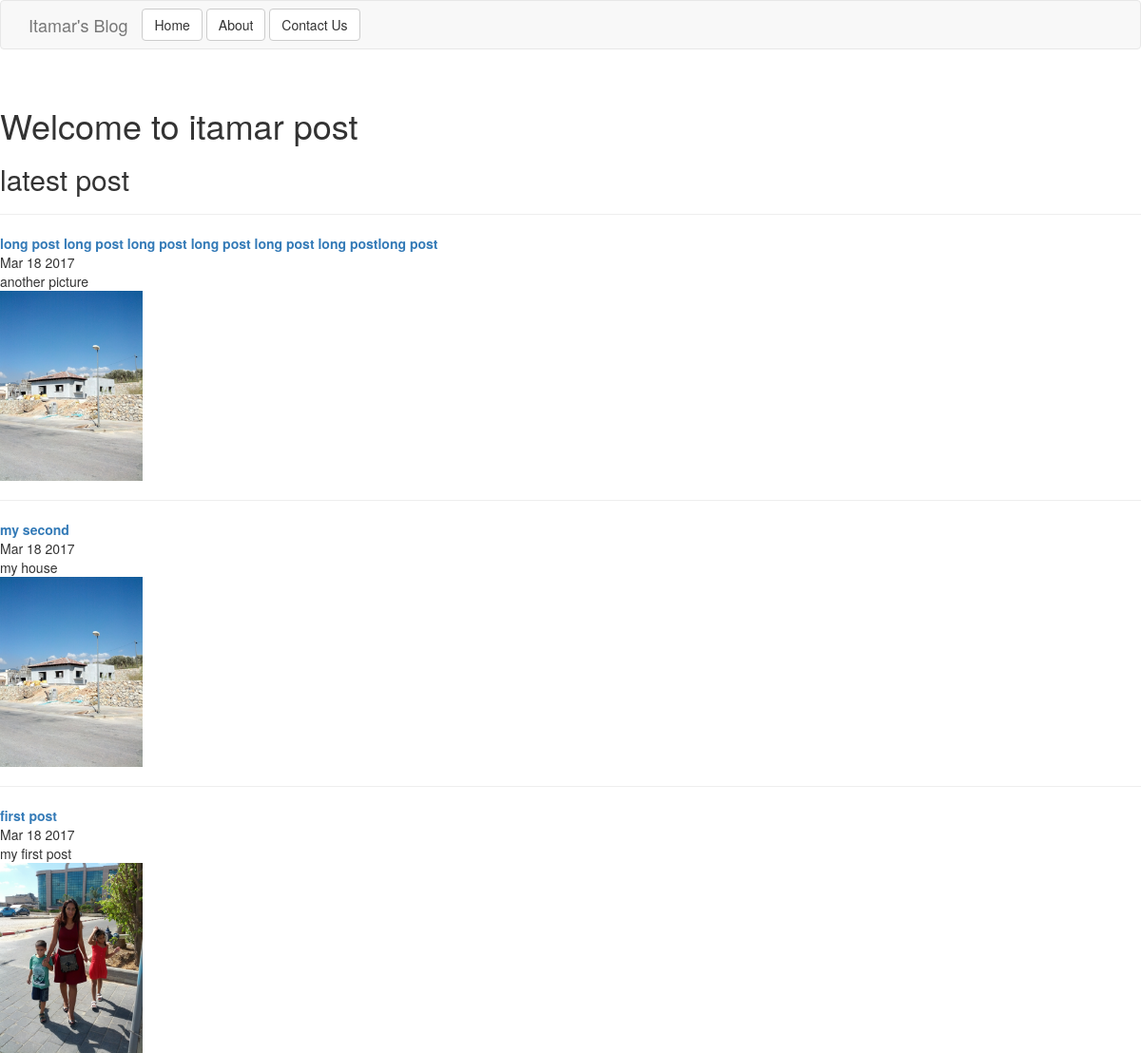
The page / on the database its author committed.
### posts/models.py (models this page shows, shortened)
class Post(models.Model):
    title = models.CharField(max_length=255)
    pub_date = models.DateTimeField()
    image = models.ImageField(upload_to='media/')
    body = models.TextField()
    def pub_date_pretty(self):
        return self.pub_date.strftime('%b %d %Y')
    def summary(self):
        return self.body[:100]

### posts/views.py (the view)
# urls.py: 2. Add a URL to urlpatterns:  url(r'^$', views.home, name='home')
def home(request):
    posts=Post.objects.order_by('-pub_date')
    return render(request, 'posts/home.html', {'posts':posts})

### posts/templates/posts/home.html (shortened to what this page needs)
<!DOCTYPE html>
<html lang="en">
  <head>
<link rel="stylesheet" href="https://maxcdn.bootstrapcdn.com/bootstrap/3.3.7/css/bootstrap.min.css">
  </head>
  <body>
    <nav class="navbar navbar-default">
      <div class="container">
        <div class="navbar-header">
        <a class="navbar-brand" href="#">Itamar's Blog</a>
        <button type="button" class="btn btn-default navbar-btn">Home</button>
        <button type="button" class="btn btn-default navbar-btn">About</button>
        <button type="button" class="btn btn-default navbar-btn">Contact Us</button>
        </div>
      </div>
    </nav>
<br />
    <h1>Welcome to itamar post</h1>
    <h2>latest post</h1>
    {% for post in posts.all %}
    <hr>
    <a href="{% url 'post_details' post.id %}"><b>{{post.title}}</b></a>
    <br />
    {{post.pub_date_pretty}}
    <br />
    {{post.summary}}
    <br />
    <img src="{{post.image.url}}" width="150px" width="150px">
    <br />
    {% endfor %}
  </body>
</html>

### rows shown on the page
Post: title "long post long post long post long post long post long postlong post", pub_date_pretty "Mar 18 2017", summary "another picture", image (picture)
Post: title "my second", pub_date_pretty "Mar 18 2017", summary "my house", image (picture)
Post: title "first post", pub_date_pretty "Mar 18 2017", summary "my first post", image (picture)
